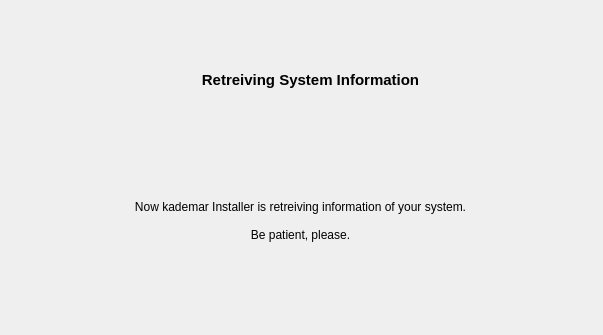
   <widget class="QWidget" name="p_information">
    <widget class="QLabel" name="l_mng">
     <property name="geometry">
      <rect>
       <x>290</x>
       <y>310</y>
       <width>21</width>
       <height>16</height>
      </rect>
     </property>
     <property name="text">
      <string/>
     </property>
     <property name="pixmap">
      <pixmap>../../../../../usr/share/kademar/utils/instalador/img/wait.gif</pixmap>
     </property>
    </widget>
    <widget class="QLabel" name="label_9">
     <property name="geometry">
      <rect>
       <x>80</x>
       <y>200</y>
       <width>441</width>
       <height>81</height>
      </rect>
     </property>
     <property name="text">
      <string>Now kademar Installer is retreiving information of your system.

Be patient, please.</string>
     </property>
     <property name="alignment">
      <set>Qt::AlignHCenter|Qt::AlignTop</set>
     </property>
     <property name="wordWrap">
      <bool>true</bool>
     </property>
    </widget>
    <widget class="QLabel" name="l_titol_9">
     <property name="geometry">
      <rect>
       <x>30</x>
       <y>70</y>
       <width>561</width>
       <height>20</height>
      </rect>
     </property>
     <property name="font">
      <font>
       <pointsize>11</pointsize>
       <weight>75</weight>
       <bold>true</bold>
      </font>
     </property>
     <property name="text">
      <string>Retreiving System Information</string>
     </property>
     <property name="alignment">
      <set>Qt::AlignCenter</set>
     </property>
    </widget>
    <widget class="QLabel" name="label_7">
     <property name="geometry">
      <rect>
       <x>530</x>
       <y>20</y>
       <width>64</width>
       <height>64</height>
      </rect>
     </property>
     <property name="text">
      <string/>
     </property>
     <property name="pixmap">
      <pixmap>../../../../../usr/share/kademar/utils/instalador/img/pc.png</pixmap>
     </property>
    </widget>
   </widget>
